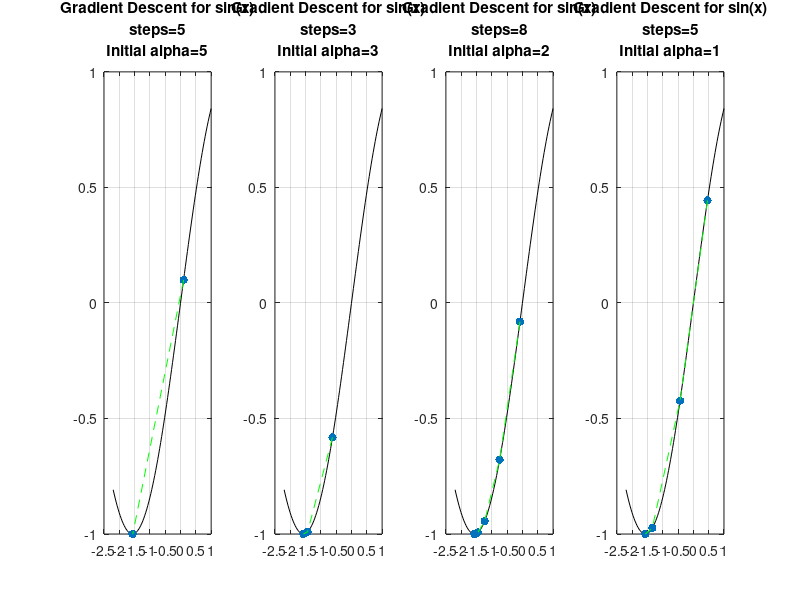

MATLAB code for this plot:

x = linspace(-2.2,1);
% f(x) = sin(x);

% max allowed error
err = 1e-6;
%max cicles allowed
maxCicle = 1000;

% plot number
pl = 1;
% regularization parameter
for alpha=[5 3 2 1]
  oldAlpha = alpha;
  yold =0;
  % starting point
  x0 = 1;
  data = [];
  % how many steps
  cicle = 0;
  done = false;
  while ( cicle<maxCicle && ! done)
      alphaTooBig = false;
      cosx0 = cos(x0);
      do
        x1 = x0 - alpha*cosx0;
        if ( sign(cos(x1)) != sign( cosx0 ) ) 
          alpha /= 3;
          alphaTooBig = true;
        else 
          alphaTooBig = false;
        endif
      until( !alphaTooBig )
      
      y = sin(x1);
      x0 = x1;
      
      if ( abs(yold - y) <  err )
        done = true;
      else 
        yold = y;
        data = [ data ; x0, y];
        ++cicle;
      endif;
      
  endwhile;

  figure 1;
    subplot(1,4,pl++);
    plot(x,sin(x),"k");
    hold on; grid on;
    scatter(data(:,1),data(:,2),"red","filled");
    plot(data(:,1),data(:,2),"g--");
    title(sprintf("Gradient Descent for sin(x)\nsteps=%d\nInitial alpha=%d",cicle, oldAlpha));
    hold off;

endfor;
